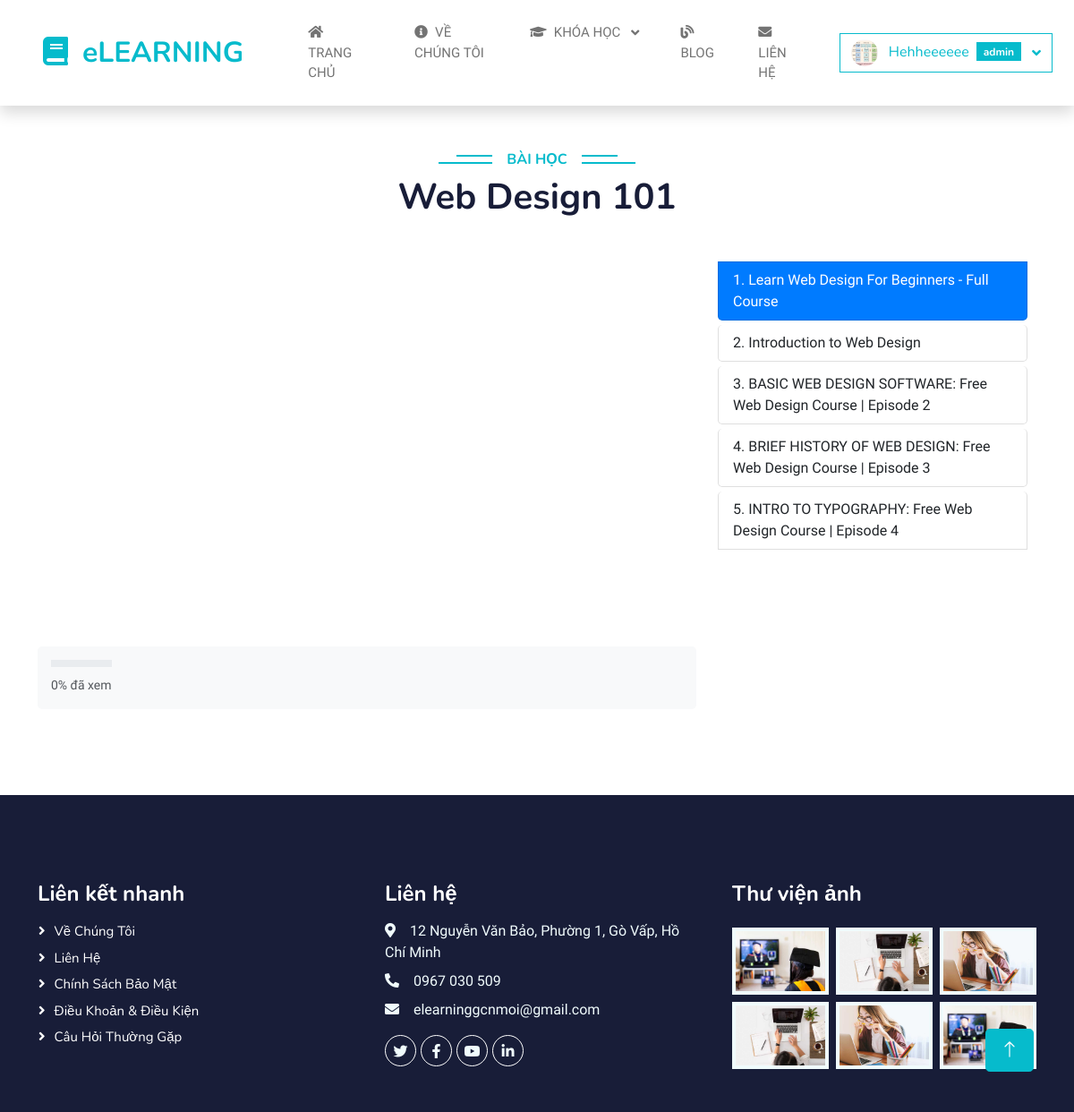
The app's page /public/lessons.php?course_id=3 (signed in) with its own data.
### tables this page shows
CREATE TABLE `courses` (
  `id` int(11) NOT NULL,
  `title` varchar(255) DEFAULT NULL,
  `description` text DEFAULT NULL,
  `price` decimal(10,2) DEFAULT NULL,
  `instructor_id` int(11) DEFAULT NULL,
  `created_at` datetime DEFAULT current_timestamp(),
  `thumbnail` text DEFAULT NULL
);

CREATE TABLE `lessons` (
  `id` int(11) NOT NULL,
  `course_id` int(11) DEFAULT NULL,
  `title` varchar(255) DEFAULT NULL,
  `youtube_id` varchar(50) DEFAULT NULL,
  `content` text DEFAULT NULL,
  `sort_order` int(11) DEFAULT NULL
);

### classes/CourseManager.php (called while the page is built, shortened)
<?php
require_once __DIR__ . '/../public/includes/db.php';
class CourseManager
{
    private $conn;
    public function __construct()
    {
        global $conn;
        $this->conn = $conn;
    }
    public function getCourseById($courseId)
    {
        $stmt = $this->conn->prepare("SELECT c.*, u.name as instructor_name FROM courses c LEFT JOIN users u ON c.instructor_id = u.user_id WHERE c.id = ?");
        $stmt->bind_param("i", $courseId);
        $stmt->execute();
        $result = $stmt->get_result();
        if ($result->num_rows === 1) {
            $course = $result->fetch_assoc();
            $course['lesson_count'] = $this->countLessonsByCourse($course['id']);
            $course['student_count'] = $this->countStudentsByCourse($course['id']);
            $course['categories'] = $this->getCategoriesByCourse($course['id']);
            return $course;
        }
        return null;
    }
    private function countLessonsByCourse($courseId)
    {
        $stmt = $this->conn->prepare("SELECT COUNT(*) as total FROM lessons WHERE course_id = ?");
        $stmt->bind_param("i", $courseId);
        $stmt->execute();
        $result = $stmt->get_result();
        $row = $result->fetch_assoc();
        return $row['total'] ?? 0;
    }
    private function countStudentsByCourse($courseId)
    {
        $stmt = $this->conn->prepare("SELECT COUNT(*) as total FROM enrollments WHERE course_id = ?");
        $stmt->bind_param("i", $courseId);
        $stmt->execute();
        $result = $stmt->get_result();
        $row = $result->fetch_assoc();
        return $row['total'] ?? 0;
    }
    private function getCategoriesByCourse($courseId)
    {
        $stmt = $this->conn->prepare("
            SELECT c.id, c.name
            FROM categories c
            JOIN course_categories cc ON c.id = cc.category_id
            WHERE cc.course_id = ?
        ");
        $stmt->bind_param("i", $courseId);
        $stmt->execute();
        $result = $stmt->get_result();
        $categories = array();
        while ($row = $result->fetch_assoc()) {
            $categories[] = $row;
        }
        return $categories;
    }
}

### classes/LessonManager.php (called while the page is built, shortened)
<?php
require_once __DIR__ . '/../public/includes/db.php';
class LessonManager
{
    private $conn;
    public function __construct()
    {
        global $conn;
        $this->conn = $conn;
    }
    public function getLessonsByCourseId($course_id)
    {
        $stmt = $this->conn->prepare("SELECT id, title, youtube_id FROM lessons WHERE course_id = ? ORDER BY id");
        $stmt->bind_param("i", $course_id);
        $stmt->execute();
        $result = $stmt->get_result();
        $lessons = [];
        while ($row = $result->fetch_assoc()) {
            $lessons[] = $row;
        }
        return json_encode($lessons);
    }
}

### public/lessons.php (the view, shortened to what this page needs)
<?php
require_once '../classes/LessonManager.php';
require_once '../classes/CourseManager.php';
$userId = $_SESSION['user_id'];
$lessonManager = new LessonManager();
$courseManager = new CourseManager();
$course_id = isset($_GET['course_id']) ? (int)$_GET['course_id'] : 0;
$lessons = json_decode($lessonManager->getLessonsByCourseId($course_id), true);
$lessonCompletionStatus = [];
if ($userId) {
    $lessonCompletionStatus = $lessonManager->getLessonCompletionStatus($userId, $course_id);
}
$activeLesson = null;
if (!empty($lessons)) {
    if (!$activeLesson) {
        $activeLesson = $lessons[0];
    }
}
$course = $courseManager->getCourseById($course_id);
$courseTitle = $course ? $course['title'] : 'Khóa học';
?>
<!DOCTYPE html>
<html lang="en">
<head>
    <link href="https://cdnjs.cloudflare.com/ajax/libs/font-awesome/5.10.0/css/all.min.css" rel="stylesheet">
    <link href="https://cdn.jsdelivr.net/npm/bootstrap-icons@1.4.1/font/bootstrap-icons.css" rel="stylesheet">
    <link href="../public/assets/lib/animate/animate.min.css" rel="stylesheet">
    <link href="../public/assets/lib/owlcarousel/assets/owl.carousel.min.css" rel="stylesheet">
    <link href="../public/assets/css/bootstrap.min.css" rel="stylesheet">
    <link href="../public/assets/css/style.css" rel="stylesheet">
</head>
<body>
    <?php include("../public/includes/header.php"); ?>
    <div class="main-content">
        <div class="container-fluid py-5">
            <div class="container">
                <div class="text-center wow fadeInUp" data-wow-delay="0.1s">
                    <h6 class="section-title bg-white text-center text-primary px-3">Bài học</h6>
                    <h1 class="mb-5"><?php echo htmlspecialchars($courseTitle); ?></h1>
                </div>
                <div class="row g-4 align-items-start">
                    <div class="col-md-8 video-column wow fadeInUp" data-wow-delay="0.3s">
                        <div class="video-container">
                        </div>
                        <?php if ($userId): ?>
                            <div class="completion-status mt-3">
                                <div>
                                    <div class="progress mb-2" style="height: 8px;">
                                    </div>
                                    <small id="progressText">0% đã xem</small>
                                </div>
                            </div>
                        <?php endif; ?>
                    </div>
                    <div class="col-md-4 lesson-column wow fadeInUp" data-wow-delay="0.5s">
                        <div class="lesson-list-container">
                            <div id="lessonList" class="list-group">
                                <?php if (!empty($lessons)): ?>
                                    <?php foreach ($lessons as $index => $lesson): ?>
                                        <?php
                                        $isCompleted = isset($lessonCompletionStatus[$lesson['id']]) &&
                                            $lessonCompletionStatus[$lesson['id']]['completed'];
                                        $isActive = ($activeLesson && $lesson['id'] == $activeLesson['id']);
                                        ?>
                                        <div class="lesson-item list-group-item <?php echo $isActive ? 'active-lesson' : ''; ?>"
                                            data-video-id="<?php echo htmlspecialchars($lesson['youtube_id']); ?>"
                                            data-lesson-id="<?php echo $lesson['id']; ?>"
                                            data-completed="<?php echo $isCompleted ? '1' : '0'; ?>">
                                            <?php echo ($index + 1) . '. ' . htmlspecialchars($lesson['title']); ?>
                                        </div>
                                    <?php endforeach; ?>
                                <?php else: ?>
                                    <div class="list-group-item text-danger">No lessons found.</div>
                                <?php endif; ?>
                            </div>
                        </div>
                    </div>
                </div>
            </div>
        </div>
    </div>
    <?php include("../public/includes/footer.php"); ?>
    <a href="#" class="btn btn-lg btn-primary btn-lg-square back-to-top"><i class="bi bi-arrow-up"></i></a>
</body>
</html>

### public/assets/css/style.css (style rules this page uses)
:root { --primary: #06BBCC; --light: #F0FBFC; --dark: #181d38; }
.back-to-top { position: fixed; display: none; right: 45px; bottom: 45px; z-index: 99; }
.btn { font-family: 'Nunito', sans-serif; font-weight: 600; transition: .5s; }
.btn.btn-primary, .btn.btn-secondary { color: #FFFFFF; }
.btn-square, .btn-sm-square, .btn-lg-square { padding: 0; display: flex; align-items: center; justify-content: center; font-weight: normal; border-radius: 0px; }
.section-title { position: relative; display: inline-block; text-transform: uppercase; }
.section-title::before { position: absolute; content: ""; width: calc(100% + 80px); height: 2px; top: 4px; left: -40px; background: var(--primary); z-index: -1; }
.section-title::after { position: absolute; content: ""; width: calc(100% + 120px); height: 2px; bottom: 5px; left: -60px; background: var(--primary); z-index: -1; }

### public/lessons.php (style rules this page uses)
body { display: flex; flex-direction: column; min-height: 100vh; }
.main-content { flex: 1; }
.lesson-item { cursor: pointer; transition: background-color 0.2s; padding: 12px 15px; border-radius: 5px; font-size: 1rem; margin-bottom: 5px; }
.active-lesson { background-color: #007bff !important; color: white !important; }
.lesson-list-container { max-height: 80vh; overflow-y: auto; padding-right: 10px; }
.video-container { position: relative; padding-bottom: 56.25%; height: 0; overflow: hidden; }
@media (min-width: 768px) { .video-column { flex: 0 0 80%; max-width: 80%; } }
@media (min-width: 768px) { .lesson-column { flex: 0 0 20%; max-width: 20%; } }
.completion-status { margin-top: 20px; padding: 15px; background-color: #f8f9fa; border-radius: 5px; display: flex; justify-content: space-between; align-items: center; }

### records on screen
courses: title "Web Design 101"
lessons: title "Learn Web Design For Beginners - Full Course"
lessons: title "Introduction to Web Design"
lessons: title "BASIC WEB DESIGN SOFTWARE: Free Web Design Course | Episode 2"
lessons: title "BRIEF HISTORY OF WEB DESIGN: Free Web Design Course | Episode 3"
lessons: title "INTRO TO TYPOGRAPHY: Free Web Design Course | Episode 4"

### other values on screen
$_SESSION['name'] "Hehheeeeee"
$_SESSION['phanquyen'] "admin"
